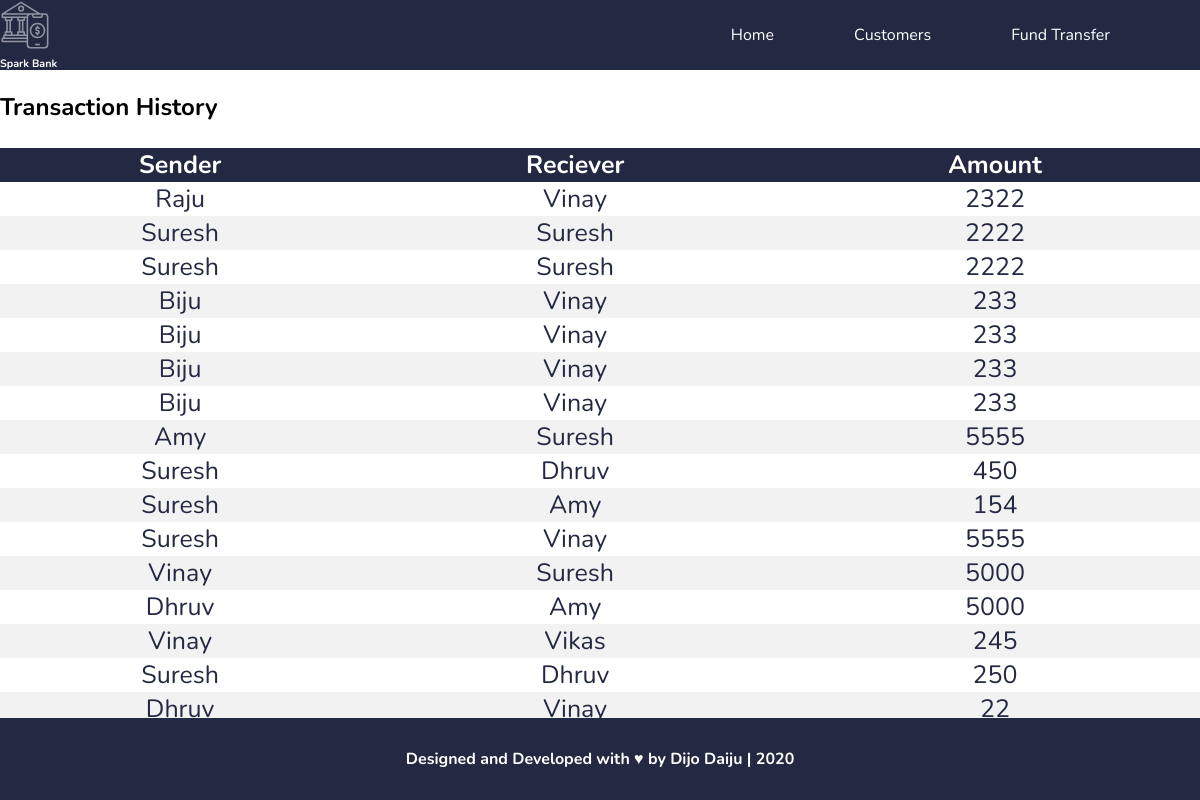
Screenshot of /transactions.php with the database file from the repository.
### tables this page shows
CREATE TABLE `transfer` (
  `sender` varchar(50) DEFAULT NULL,
  `reciever` varchar(50) DEFAULT NULL,
  `amount` float DEFAULT NULL
);

### transactions.php (the view, shortened to what this page needs)
<!DOCTYPE html>
<head>
</head>
<body>
<nav class="navbar">
<img class="logo"
           src='bank.svg' />
           <h6>Spark Bank</h6>
             <ul class="navbar__links">
    <a href="index.php"><li>Home</li></a>
    <a href="customers.php"><li>Customers</li></a>
    <a href="transfer.php"><li>Fund Transfer</li></a>
  </ul>
  <div id="box">
<h1>Transaction History</h1>
<table align="center" class="tableus">
		<tr>
			<th>Sender</th>
			<th>Reciever</th>
			<th>Amount</th>
    </tr>
<?php
$conn = mysqli_connect("localhost", "root", "", "sparkbank");
$sql = "SELECT sender,reciever,amount FROM transfer";
$result = $conn->query($sql);
if ($result->num_rows > 0)
{
	while($row = $result->fetch_assoc())
	{
		echo "<tr><td>" . $row["sender"]. "</td><td>" . $row["reciever"] . "</td><td>". $row["amount"]. "</td> </tr>";
	}
echo "</table>";
}
else
{
	echo "0 results";
}
?>
  </div>
</nav>
<footer class="footer">
  <div class="footer__rights">
  <b><a href="https://devokoder.me"/>Designed and Developed with &#9829; by Dijo Daiju |</a> 2020 </b>
  </div>
</footer>
</body>
</html>

### transactions.php (style rules this page uses)
* { padding: 0; margin: 0; text-decoration: none; }
#box { margin-top: 20px; height: 400px; width: 400px; color: black; font-family: 'Nunito'; }
table { border-collapse: collapse; width: 100%; color: #242943; font-family: 'Nunito'; font-size: 25px; text-align: center; position:fixed; margin-top: 25px; padding-right:25px ; }
th { background-color: #242943; color: white; }
tr:nth-child(odd) { background-color: #f2f2f2 }
.navbar { position: fixed; color: white; width: 100%; height: 70px; background-color: var(--main-color); font-family: 'Nunito'; }
.navbar__links { position: absolute; opacity: 1; right: 50px; flex-basis: 30%; display: flex; top: 50%; transform: translateY(-50%); list-style-type: none; }
.navbar__links a { color: white; font-family: Nunito; }
.navbar__links a li { display: flex; align-items: center; height: 70px; padding: 0 40px; transition: 0.2s linear; }
.footer { position: absolute; bottom: 0; box-sizing: border-box; display: flex; justify-content: center; align-items: center; padding: 30px 0; width: 100%; background-color: #242943 ; }
.logo { width: 50px; height: auto; margin-right: 20px; transition: 0.3s ease-in; }
.footer__rights { font-family: 'Nunito'; color: white; }
.footer__rights a { color: white; }

### rows the page displays
transfer: sender "Raju", reciever "Vinay", amount "2322"
transfer: sender "Suresh", reciever "Suresh", amount "2222"
transfer: sender "Suresh", reciever "Suresh", amount "2222"
transfer: sender "Biju", reciever "Vinay", amount "233"
transfer: sender "Biju", reciever "Vinay", amount "233"
transfer: sender "Biju", reciever "Vinay", amount "233"
transfer: sender "Biju", reciever "Vinay", amount "233"
transfer: sender "Amy", reciever "Suresh", amount "5555"
transfer: sender "Suresh", reciever "Dhruv", amount "450"
transfer: sender "Suresh", reciever "Amy", amount "154"
transfer: sender "Suresh", reciever "Vinay", amount "5555"
transfer: sender "Vinay", reciever "Suresh", amount "5000"
transfer: sender "Dhruv", reciever "Amy", amount "5000"
transfer: sender "Vinay", reciever "Vikas", amount "245"
transfer: sender "Suresh", reciever "Dhruv", amount "250"
transfer: sender "Dhruv", reciever "Vinay", amount "22"
